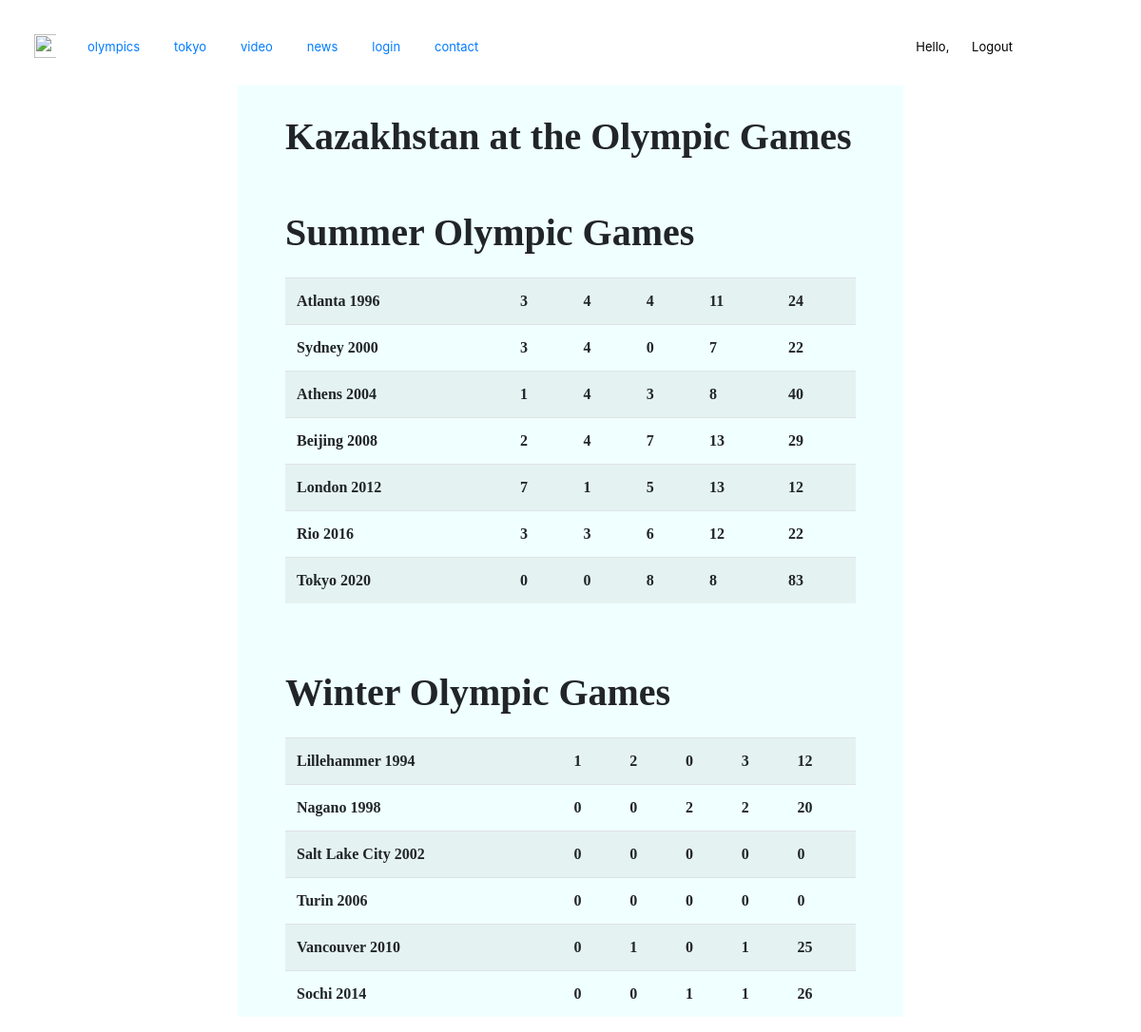
The page /olympics/ (signed in) on the database its author committed.
### myapp/models.py (models this page shows)
class Tag(models.Model):
    page = models.CharField(max_length=20)

class Summer(models.Model):
    game = models.CharField(max_length=55)
    gold = models.IntegerField()
    silver = models.IntegerField()
    bronze = models.IntegerField()
    all = models.IntegerField()
    place = models.IntegerField()

class Winter(models.Model):
    game = models.CharField(max_length=55)
    gold = models.IntegerField()
    silver = models.IntegerField()
    bronze = models.IntegerField()
    all = models.IntegerField()
    place = models.IntegerField()

### myapp/views.py (the view)
# urls.py: path('olympics/', views.olympics, name='olympics'),
@login_required(login_url='login')
def olympics(request):
    summ = Summer.objects.all()
    win = Winter.objects.all()
    context = {'summ': summ, 'win': win}
    return render(request, 'myapp/olympics.html', context=context)

### myapp/templatetags/poll_extras.py (called while the page is built)
@register.inclusion_tag('myapp/banner.html')
def show_categories():
    tag = Tag.objects.all()
    return {'tag': tag}

### myapp/templates/myapp/olympics.html (shortened to what this page needs)
{% load poll_extras %}
<!DOCTYPE html>
<html lang="en">
<head>
	<link rel="stylesheet" href="https://cdn.jsdelivr.net/npm/bootstrap@4.6.0/dist/css/bootstrap.min.css">
    <link href="https://cdn.jsdelivr.net/npm/bootstrap-icons@1.5.0/font/bootstrap-icons.css" rel="stylesheet" />
    {% load static %}
    <link type="text/css" href="{% static 'myapp/css/tokyo.css' %}"  rel = "stylesheet"  />
</head>
<body>
    {% show_categories %}
    <div class="page2">
        <h1>Kazakhstan at the Olympic Games</h1>
        <h1>Summer Olympic Games</h1>
        <table class="table table-striped table-hover">
            {% for s in summ%}
            <tr>
                <th>{{s.game}}</th>
                <th>{{s.gold}}</th>
                <th>{{s.silver}}</th>
                <th>{{s.bronze}}</th>
                <th>{{s.all}}</th>
                <th>{{s.place}}</th>
            </tr>
            {%endfor%}
        </table>
        <br>
        <h1>Winter Olympic Games</h1>
        <table class="table table-striped table-hover">
            {% for w in win%}
            <tr>
                <th>{{w.game}}</th>
                <th>{{w.gold}}</th>
                <th>{{w.silver}}</th>
                <th>{{w.bronze}}</th>
                <th>{{w.all}}</th>
                <th>{{w.place}}</th>
            </tr>
            {%endfor%}
        </table>
    </div>
</body>
</html>

### myapp/templates/myapp/banner.html (shortened to what this page needs)
<div class="content">
    <div class="test">
        <div class = "banner">
            <div><a href = "http://127.0.0.1:8000"><img src="https://st4.depositphotos.com/38197074/41925/v/600/depositphotos_419252276-stock-illustration-initial-letter-vector-logo-icon.jpg" alt="" width="115%" height="85%"></a></div>
            {% for t in tag  %}
            <div><a href="http://127.0.0.1:8000/{{t.page}}/"><text style="font-size: small">{{t.page}}</text></a></div>
            {% endfor %}
            <div style="margin-left:460px">
                <span class="hello-msg">Hello, {{request.user}}</span>
                <span><a class="hello-msg" href="{% url 'logout' %}">Logout</a></span>
            </div>
        </div>
    </div>
</div>

### myapp/static/myapp/css/tokyo.css (style rules this page uses)
* { box-sizing: border-box; }
.content { height: 90px; }
.banner { display: flex; }
.banner div { margin-left: 3%; margin-top: 3%; height:35px; }
.page2 { background-color: rgb(240, 255, 255); margin: 0 250px; padding: 0 50px; font-family: "Trirong", serif; }
.page2 h1 { padding: 30px 0 15px; font-weight: 900; }

### myapp/templates/myapp/banner.html (style rules this page uses)
.hello-msg { font-size: small; color: black; margin-right: 20px; }

### rows shown on the page
Tag: page "olympics"
Tag: page "tokyo"
Tag: page "video"
Tag: page "news"
Tag: page "login"
Tag: page "contact"
Summer: game "Atlanta 1996", gold "3", silver "4", bronze "4", all "11", place "24"
Summer: game "Sydney 2000", gold "3", silver "4", bronze "0", all "7", place "22"
Summer: game "Athens 2004", gold "1", silver "4", bronze "3", all "8", place "40"
Summer: game "Beijing 2008", gold "2", silver "4", bronze "7", all "13", place "29"
Summer: game "London 2012", gold "7", silver "1", bronze "5", all "13", place "12"
Summer: game "Rio 2016", gold "3", silver "3", bronze "6", all "12", place "22"
Summer: game "Tokyo 2020", gold "0", silver "0", bronze "8", all "8", place "83"
Winter: game "Lillehammer 1994", gold "1", silver "2", bronze "0", all "3", place "12"
Winter: game "Nagano 1998", gold "0", silver "0", bronze "2", all "2", place "20"
Winter: game "Salt Lake City 2002", gold "0", silver "0", bronze "0", all "0", place "0"
Winter: game "Turin 2006", gold "0", silver "0", bronze "0", all "0", place "0"
Winter: game "Vancouver 2010", gold "0", silver "1", bronze "0", all "1", place "25"
Winter: game "Sochi 2014", gold "0", silver "0", bronze "1", all "1", place "26"
